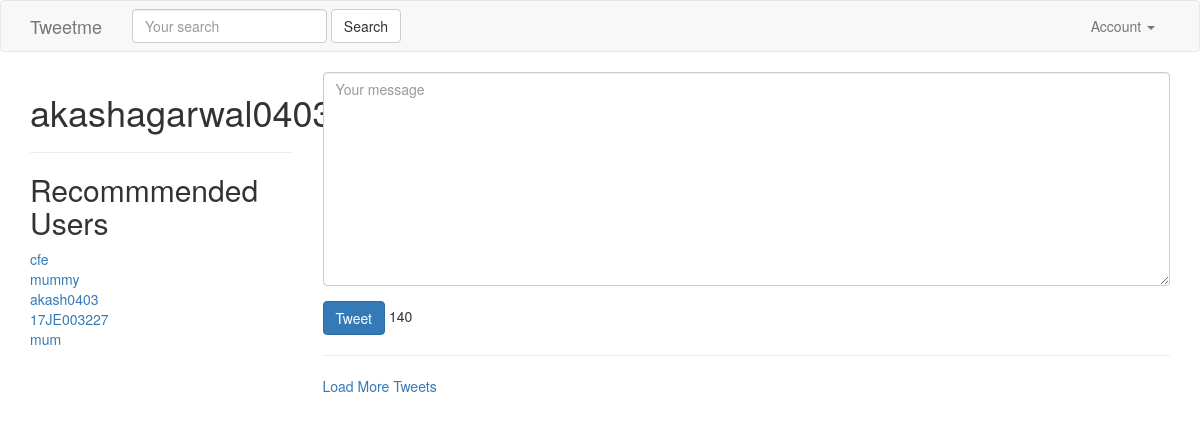
The app's page / (signed in) with its own data.
### accounts/models.py (models this page shows, shortened)
class UserModel(models.Model):
    user = models.OneToOneField(settings.AUTH_USER_MODEL , related_name="profile" , on_delete=models.CASCADE)
    following = models.ManyToManyField(settings.AUTH_USER_MODEL , related_name="followed_by" , blank=True)
    objects = UserProfileManager()
    def get_following(self):
        users = self.following.all()
        return users.exclude(username = self.user.username)
    def get_absolute_url(self):
        return reverse("profile:user_profile" , kwargs={"username" : self.user.username})

### tweets/views.py (the view)
# urls.py: url(r'^$', TweetListView.as_view() , name="home"),
class TweetListView(LoginRequiredMixin , ListView):
    queryset = Tweet.objects.all()
    template_name  = "tweet/list_view.html"
    context_object_name = "object_list"
    def get_queryset(self,*args,**kwargs):
        qs = Tweet.objects.all()
        query = self.request.GET.get('q',None)
        if query is not None:
            qs = qs.filter(
                Q(content__icontains=query) |
                Q(user__username__icontains=query)
            )
        return qs
    def get_context_data(self , *args , **kwargs):
        context = super().get_context_data(*args,**kwargs)
        context['create_form'] = TweetForm()
        context['create_url'] = reverse("tweets:create_view")
        context['recommended_users'] = UserModel.objects.recommended(self.request.user , 10)
        return context

### tweets/forms.py
class TweetForm(forms.ModelForm):
    content = forms.CharField(label='',
                widget=forms.Textarea(
                        attrs={'placeholder': "Your message",
                            "class": "form-control"}
                    ))
    class Meta:
        model = Tweet
        fields = ['content']

### accounts/models.py (called while the page is built)
    def recommended(self , user , limit_to):
        profile = user.profile
        following = profile.get_following()
        qs = self.get_queryset().exclude(user__in=following).exclude(id=profile.id).order_by("?")[:limit_to]
        return qs

### tweets/templates/tweet/list_view.html (shortened to what this page needs)
{% extends "base.html" %}
{% block content %}
    <div class='row'>
        <div class='col-sm-3 col-xs-12'>
        <h1>{{ request.user }}</h1>
        <hr/>
        <h2>Recommmended Users</h2>
        {% for profile in recommended_users %}
            <a href='/{{ profile.user.username }}'>{{ profile.user.username }}</a><br/>
            {% empty %}
            <h4>No recommended user</h4>
        {% endfor %}
        </div>
        <div class='col-sm-9 '>
             {% if not request.GET.q %}
                <div class=''>
                    {% include "tweet/form.html" with form=create_form action_url=create_url btn_title='Tweet' form_class='tweet-form' %}
                </div>
                <hr/>
            {% endif %}
            <a href='#' id='loadmore'>Load More Tweets</a>
        </div>
    </div>
{% endblock content %}

### records on screen
UserModel: user.username "cfe"
UserModel: user.username "mummy"
UserModel: user.username "akash0403"
UserModel: user.username "17JE003227"
UserModel: user.username "mum"

### other values on screen
{{ request.user }} "akashagarwal0403"
